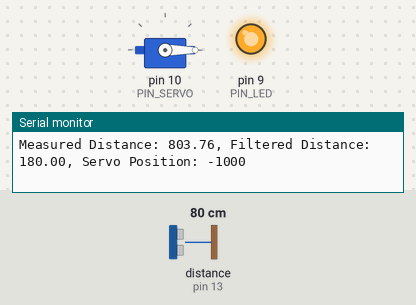
Recording of a sketch running on a simulated Arduino Uno, built with avr-gcc and run on an emulated ATmega328P. On the bench: servo, output pins drawn as LEDs (lit = HIGH), the last lines printed to the serial monitor. Wiring (inferred from the names in the program): ultrasonic range finder: trigger pin 12; echo pin 13. Dashed ring = blinking. The inputs (shaded band) are chosen by the test bench; at power-on: distance to the obstacle (sensor on pin 13) 80 cm. The echo pulse lasts 58.3 µs per cm; pins used as bus, display or sensor lines are not drawn.

Above: at 1.2 s.
1.3 s: distance to the obstacle (sensor on pin 13) set to 18 cm
At 1.56 s:
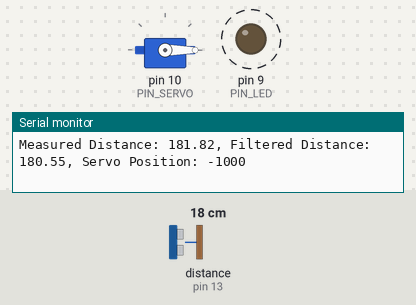
3.1 s: distance to the obstacle (sensor on pin 13) set to 21 cm
At 4.2 s:
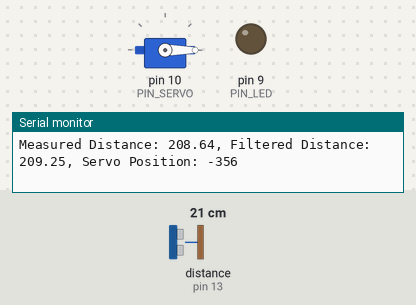
4.6 s: distance to the obstacle (sensor on pin 13) set to 35 cm
At 5.1 s:
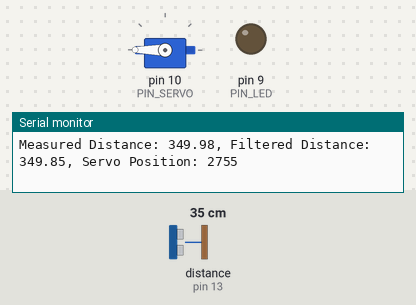
6.2 s: distance to the obstacle (sensor on pin 13) set to 2 cm
At 6.5 s:
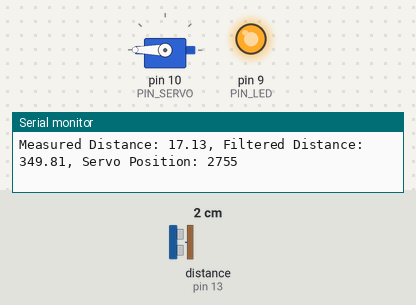
Timing chart, 0 to 8.7 s (numbered marks = the images above; inputs shaded):
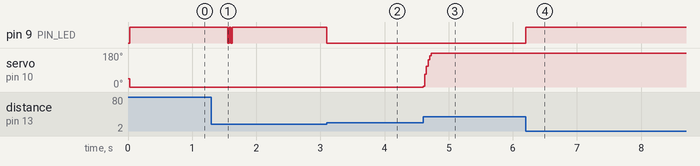

Measured:
- the behaviour switches between 18 and 19 cm on distance to the obstacle (sensor on pin 13) (found by bisection; images 1 and 2)
- after the input at 1.3 s, pin 9 (PIN_LED): alternates HIGH for 0.02 s and LOW for 0.03 s, 4 changes in all, then stays HIGH, starting after 0.25 s
- after the input at 3.1 s, pin 9 (PIN_LED): HIGH → LOW at once
- after the input at 4.6 s, servo on pin 10 (PIN_SERVO): 0° → 180° at once
- after the input at 6.2 s, pin 9 (PIN_LED): LOW → HIGH at once

The sketch:

11_example_1.ino
```cpp
#include <Servo.h>

// Arduino pin assignment
#define PIN_LED   9   // LED active-low
#define PIN_TRIG  12  // sonar sensor TRIGGER
#define PIN_ECHO  13  // sonar sensor ECHO
#define PIN_SERVO 10  // servo motor

// configurable parameters for sonar
#define SND_VEL 346.0       // sound velocity at 24 celsius degree (unit: m/sec)
#define INTERVAL 25         // sampling interval (unit: msec)
#define PULSE_DURATION 10   // ultra-sound Pulse Duration (unit: usec)
#define _DIST_MIN 180.0     // minimum distance to be measured (unit: mm)
#define _DIST_MAX 360.0     // maximum distance to be measured (unit: mm)

#define TIMEOUT ((INTERVAL / 2) * 1000.0) // maximum echo waiting time (unit: usec)
#define SCALE (0.001 * 0.5 * SND_VEL)     // coefficient to convert duration to distance

// Target Distance
#define _RANGE_LOW 180.0  // 18cm in mm
#define _RANGE_HIGH 360.0 // 36cm in mm

// duty duration for myservo.writeMicroseconds()
#define _DUTY_MIN -1000   // servo 0° position
#define _DUTY_NEU 1000    // servo 90° position
#define _DUTY_MAX 3000    // servo 180° position

#define _EMA_ALPHA 0.3    // optimal alpha for smoothing out noise

// global variables
float dist_ema, dist_prev = _RANGE_HIGH; // unit: mm
unsigned long last_sampling_time;        // unit: ms

Servo myservo;

void setup() {
  pinMode(PIN_LED, OUTPUT);
  pinMode(PIN_TRIG, OUTPUT);    // sonar TRIGGER
  pinMode(PIN_ECHO, INPUT);     // sonar ECHO
  digitalWrite(PIN_TRIG, LOW);  // turn-off Sonar

  myservo.attach(PIN_SERVO);
  myservo.writeMicroseconds(_DUTY_NEU);

  dist_prev = _RANGE_LOW;       // initialize distance

  Serial.begin(57600);
}

void loop() {
  float dist_raw;

  if (millis() < (last_sampling_time + INTERVAL))
    return;

  dist_raw = USS_measure(PIN_TRIG, PIN_ECHO); // read distance

  if (dist_raw >= _RANGE_LOW && dist_raw <= _RANGE_HIGH) {
    dist_prev = dist_raw;
    digitalWrite(PIN_LED, LOW);
  } else {
    digitalWrite(PIN_LED, HIGH);
  }

  dist_ema = _EMA_ALPHA * dist_prev + (1 - _EMA_ALPHA) * dist_ema;

  int servo_position;
  if (dist_ema <= _RANGE_LOW) {
    servo_position = _DUTY_MIN; // 0°
  } else if (dist_ema >= _RANGE_HIGH) {
    servo_position = _DUTY_MAX; // 180°
  } else {
    servo_position = map(dist_ema, _RANGE_LOW, _RANGE_HIGH, _DUTY_MIN, _DUTY_MAX);
  }
  myservo.writeMicroseconds(servo_position);

  Serial.print("Measured Distance: "); Serial.print(dist_raw);
  Serial.print(", Filtered Distance: "); Serial.print(dist_ema);
  Serial.print(", Servo Position: "); Serial.println(servo_position);

  last_sampling_time += INTERVAL;
}

float USS_measure(int TRIG, int ECHO) {
  digitalWrite(TRIG, HIGH);
  delayMicroseconds(PULSE_DURATION);
  digitalWrite(TRIG, LOW);

  return pulseIn(ECHO, HIGH, TIMEOUT) * SCALE; // unit: mm
}
```
